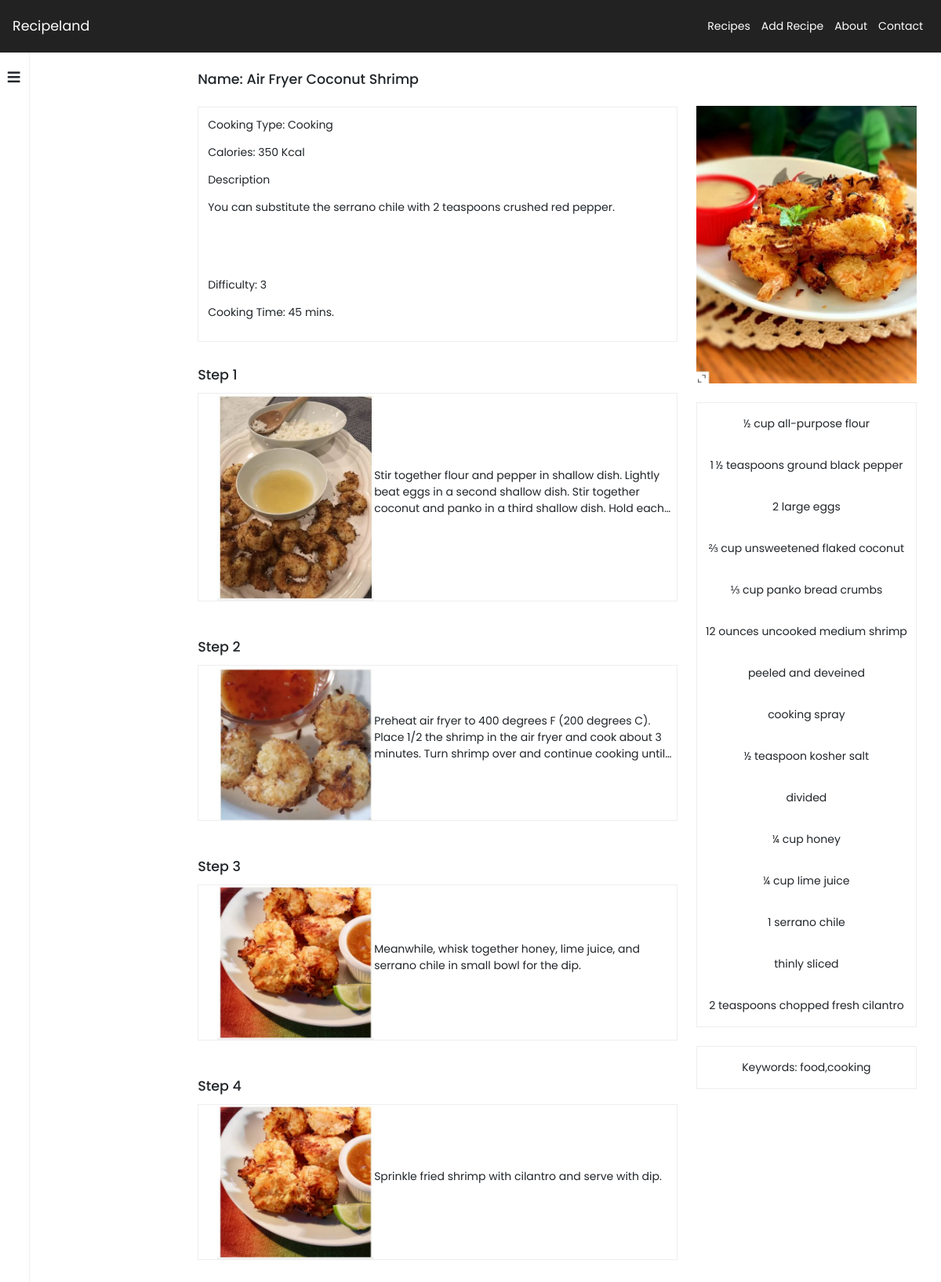
/recipe-info.php?id=15, run on the app's committed database.
### tables this page shows
CREATE TABLE `recipes` (
  `id` int(11) NOT NULL,
  `name` varchar(50) NOT NULL,
  `type` varchar(50) NOT NULL,
  `calories` double NOT NULL,
  `difficulty` int(11) NOT NULL,
  `cookingtime` int(11) NOT NULL,
  `description` varchar(500) NOT NULL,
  `keywords` varchar(500) NOT NULL,
  `ingredients` varchar(500) NOT NULL
);

CREATE TABLE `recipesteps` (
  `id` int(11) NOT NULL,
  `recipeid` int(11) NOT NULL,
  `description` varchar(500) NOT NULL,
  `image` varchar(100) NOT NULL
);

### db.php (called while the page is built, shortened)
<?php
$vt = mysqli_connect("localhost", "root", "", "recipesdb");
mysqli_set_charset($vt,'utf8');
class Recipe{
    function __construct($info,$vt)
    {
        $this->id = $info['id'];
        $this->name = $info['name'];
        $this->type  = $info['type'];
        $this->calories = $info['calories'];
        $this->difficulty = $info['difficulty'];
        $this->cookingtime = $info['cookingtime'];
        $this->description = $info['description'];
        $this->keywords = $info['keywords'];
        $this->ingredients = $info['ingredients'];
        $stmt = $vt->query("SELECT * FROM recipesteps WHERE recipeid=$this->id");
        $stmt = $vt->query("SELECT * FROM recipeimages WHERE recipeid=$this->id");
    }
}
function getRecipe($id)
{
    global $vt;
    $stmt = $vt->query("SELECT * FROM recipes WHERE id=$id");
    if($row = $stmt->fetch_assoc()){
        return new Recipe($row,$vt);
    }
    else return false;
}

### recipe-info.php (the view, shortened to what this page needs)
<!doctype html>
<html lang="en">
<?php
require_once 'db.php';
$recipe = getRecipe($_GET['id']);
?>
<head>
    <link rel="stylesheet" href="https://stackpath.bootstrapcdn.com/bootstrap/4.3.1/css/bootstrap.min.css">
    <link rel="stylesheet" href="https://cdnjs.cloudflare.com/ajax/libs/font-awesome/5.15.3/css/all.min.css">
    <link rel="stylesheet" href="css/style.css">
</head>
<body>
    <?php
    require_once 'header.php';
    ?>
    <div class="main-content">
        <?php
        require_once 'quickaccess.php';
        ?>
        <div class="right-main-content ">
            <div class="recipe-info-container">
                <div class="info-container-left">
                    <h5 class="left-recipe-name">Name: <?php echo $recipe->name; ?> </h5>
                    <div class="left-recipe-info d-flex align-items-start flex-column justify-content-between">
                        <div class="recipe-info-top">
                            <p class="info-top-type">Cooking Type: <?php echo $recipe->type; ?></p>
                            <p class="info-top-calories">Calories: <?php echo $recipe->calories; ?> Kcal</p>
                            <p class="info-top-description">Description</p>
                            <p class="info-top-description"><?php echo $recipe->description; ?></p>
                        </div>
                        <div class="recipe-info-bottom">
                            <p class="info-bottom-difficulty">Difficulty: <?php echo $recipe->difficulty; ?></p>
                            <p class="info-bottom-time">Cooking Time: <?php echo $recipe->cookingtime; ?> mins.</p>
                        </div>
                    </div>
                    <div class="left-steps">
                        <?php
                        $count = 1;
                        foreach ($recipe->steps as $step) {
                        ?>
                            <div class="step-item">
                                <h5>Step <?php echo $count;
                                            $count++; ?></h5>
                                <div class="item d-flex align-items-center">
                                    <img src="<?php echo '' . $step['image']; ?>">
                                    <p class="item-description"><?php echo $step['description']; ?></p>
                                </div>
                            </div>
                        <?php
                        }
                        ?>
                    </div>
                </div>
                <div class="info-container-right">
                    <?php
                    echo "<img src='{$recipe->images[0]}'>";
                    ?>
                    <div class="ingredients-container">
                        <div class="ingredient-item">
                            <?php
                            $ingredients = explode(',', $recipe->ingredients);
                            foreach ($ingredients as $ing) {
                                echo "<p>$ing</p>";
                            }
                            ?>
                        </div>
                    </div>
                    <div class="ingredients-container"> <?php echo "<p>Keywords: $recipe->keywords</p>"; ?></div>
                    <br>
                </div>
            </div>
        </div>
    </div>
</body>
</html>

### header.php (shortened to what this page needs)
<nav class="navbar navbar-expand-lg ">
  <a class="navbar-brand" href="index.php">Recipeland</a>
  <div class="collapse navbar-collapse" id="navbarTogglerDemo03">
    <ul class="navbar-nav ml-auto mt-2 mt-lg-0">
      <li class="nav-item">
        <a class="nav-link" href="index.php">Recipes</a>
      </li>
      <li class="nav-item active">
        <a class="nav-link" href="add_recipe.php">Add Recipe</a>
      </li>
      <li class="nav-item">
        <a class="nav-link" href="about.php">About</a>
      </li>
      <li class="nav-item">
        <a class="nav-link" href="contact.php">Contact</a>
      </li>
    </ul>
  </div>
</nav>

### quickaccess.php
<div class="left-main-content d-flex flex-column left-main-content-active">
            <div class="left-main-content-header">
                <p>Quick Access </p>
                <i class="fas fa-bars quick-access-button"></i>
            </div>
            <a href="index.php">Recipes</a>
            <a href="add_recipe.php">Add Recipe</a>
            <a href="about.php">About</a>
            <a href="contact.php">Contact</a>
        </div>

### css/style.css (style rules this page uses)
* { padding: 0px; margin: 0px; text-decoration: none !important; font-size: 14px; outline: none; }
body { font-family: 'Poppins', sans-serif; overflow-y: scroll; min-height: 100vh; }
.navbar { background: #222222 !important; padding: 16px; }
.navbar button, .navbar a { color: #fff !important; }
.left-main-content-active { -webkit-transform: translate(-84%); transform: translate(-84%); }
.main-content { min-height: 100vh; display: -webkit-box; display: -ms-flexbox; display: flex; }
.main-content .left-main-content { border-right: 1px solid #eee; -webkit-transition: 300ms all; transition: 300ms all; width: 300px; }
.main-content .left-main-content .left-main-content-header { display: -webkit-box; display: -ms-flexbox; display: flex; -webkit-box-align: center; -ms-flex-align: center; align-items: center; -webkit-box-pack: justify; -ms-flex-pack: justify; justify-content: space-between; }
.main-content .left-main-content .left-main-content-header p { margin-bottom: 16px; font-weight: bold; padding-left: 16px; padding-top: 24px; width: 100%; }
.main-content .left-main-content .left-main-content-header i { margin-right: 12px; font-size: 18px; cursor: pointer; }
.main-content .left-main-content a { color: #000; text-decoration: none; width: 100%; padding: 16px; }
.main-content .right-main-content { width: 100% !important; position: relative; }
.main-content .right-main-content .recipe-info-container { margin-top: 24px; display: -ms-grid; display: grid; -ms-grid-columns: 2fr 1fr; grid-template-columns: 2fr 1fr; grid-gap: 24px; }
.main-content .right-main-content .recipe-info-container .info-container-left { margin-left: 12px; }
.main-content .right-main-content .recipe-info-container .info-container-left .left-recipe-name { margin-bottom: 24px; }
.main-content .right-main-content .recipe-info-container .info-container-left .left-recipe-info { height: 300px; border: 1px solid #eee; padding: 12px; margin-bottom: 32px; }
.main-content .right-main-content .recipe-info-container .info-container-left .left-steps .step-item { margin-bottom: 48px; }
.main-content .right-main-content .recipe-info-container .info-container-left .left-steps .step-item h5 { margin-bottom: 12px; }
.main-content .right-main-content .recipe-info-container .info-container-left .left-steps .step-item .item { border: 1px solid #eee; padding-left: 12px; }
.main-content .right-main-content .recipe-info-container .info-container-left .left-steps .step-item .item img { width: 200px; margin-left: 12px; }
.main-content .right-main-content .recipe-info-container .info-container-left .left-steps .step-item .item .item-description { display: -webkit-box; -webkit-line-clamp: 3; -webkit-box-orient: vertical; overflow: hidden; text-overflow: ellipsis; }
.main-content .right-main-content .recipe-info-container .info-container-right { margin-top: 44px; }
.main-content .right-main-content .recipe-info-container .info-container-right img { width: 90%; }
.main-content .right-main-content .recipe-info-container .info-container-right .ingredients-container { width: 90%; border: 1px solid #eee; margin-top: 24px; text-align: center; }
.main-content .right-main-content .recipe-info-container .info-container-right .ingredients-container p { margin-bottom: 0rem; padding: 16px 0px; }

### data on the page
recipes: name "Air Fryer Coconut Shrimp", type "Cooking", calories "350", description "You can substitute the serrano chile with 2 teaspoons crushed red pepper.", difficulty "3", cookingtime "45", ingredients "½ cup all-purpose flour", ingredients "1 ½ teaspoons ground black pepper", ingredients "2 large eggs", ingredients "⅔ cup unsweetened flaked coconut", ingredients "⅓ cup panko bread crumbs", ingredients "12 ounces uncooked medium shrimp", ingredients "peeled and deveined", ingredients "cooking spray", ingredients "½ teaspoon kosher salt", ingredients "divided", ingredients "¼ cup honey", ingredients "¼ cup lime juice", ingredients "1 serrano chile", ingredients "thinly sliced", ingredients "2 teaspoons chopped fresh cilantro", keywords "food,cooking"
recipesteps: image (picture), description "Stir together flour and pepper in shallow dish. Lightly beat eggs in a second shallow dish. Stir together coconut and panko in a third shallow dish. Hold…"
recipesteps: image (picture), description "Preheat air fryer to 400 degrees F (200 degrees C). Place 1/2 the shrimp in the air fryer and cook about 3 minutes. Turn shrimp over and continue cooking…"
recipesteps: image (picture), description "Meanwhile, whisk together honey, lime juice, and serrano chile in small bowl for the dip."
recipesteps: image (picture), description "Sprinkle fried shrimp with cilantro and serve with dip."
